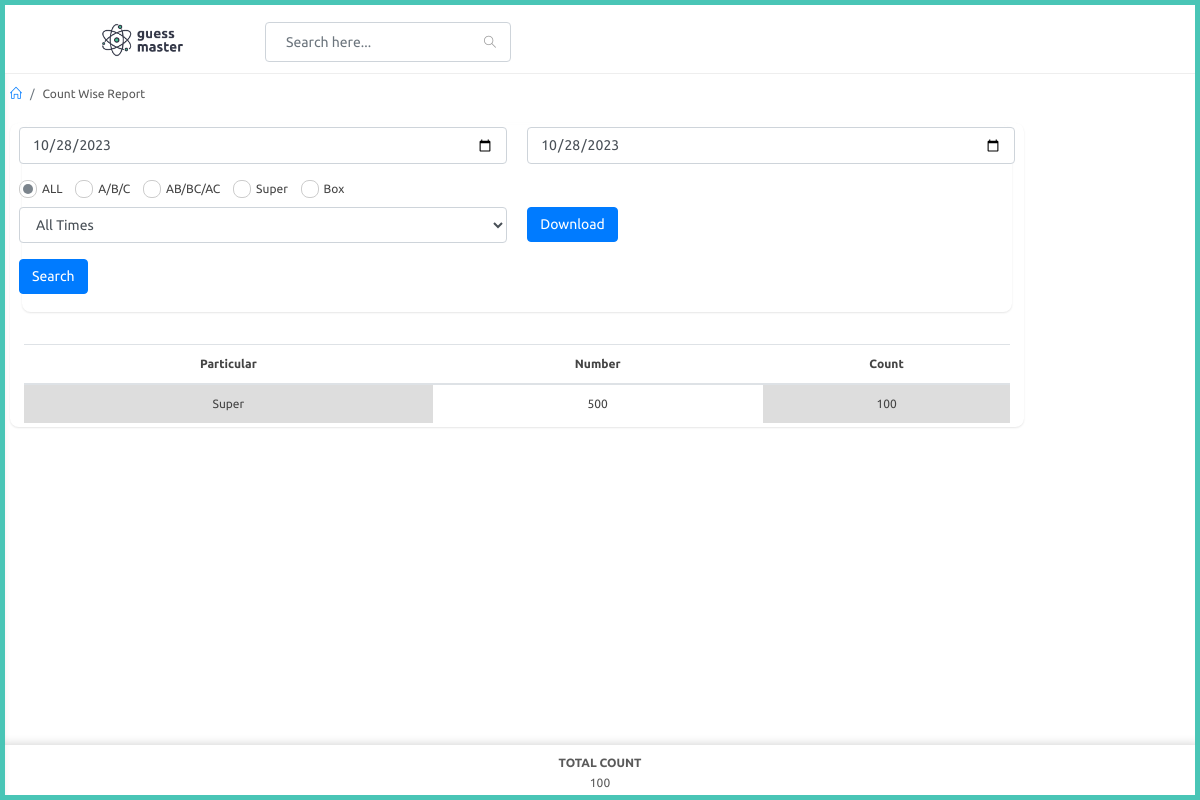
The page /adminapp/countwise-report on the database as committed earlier.
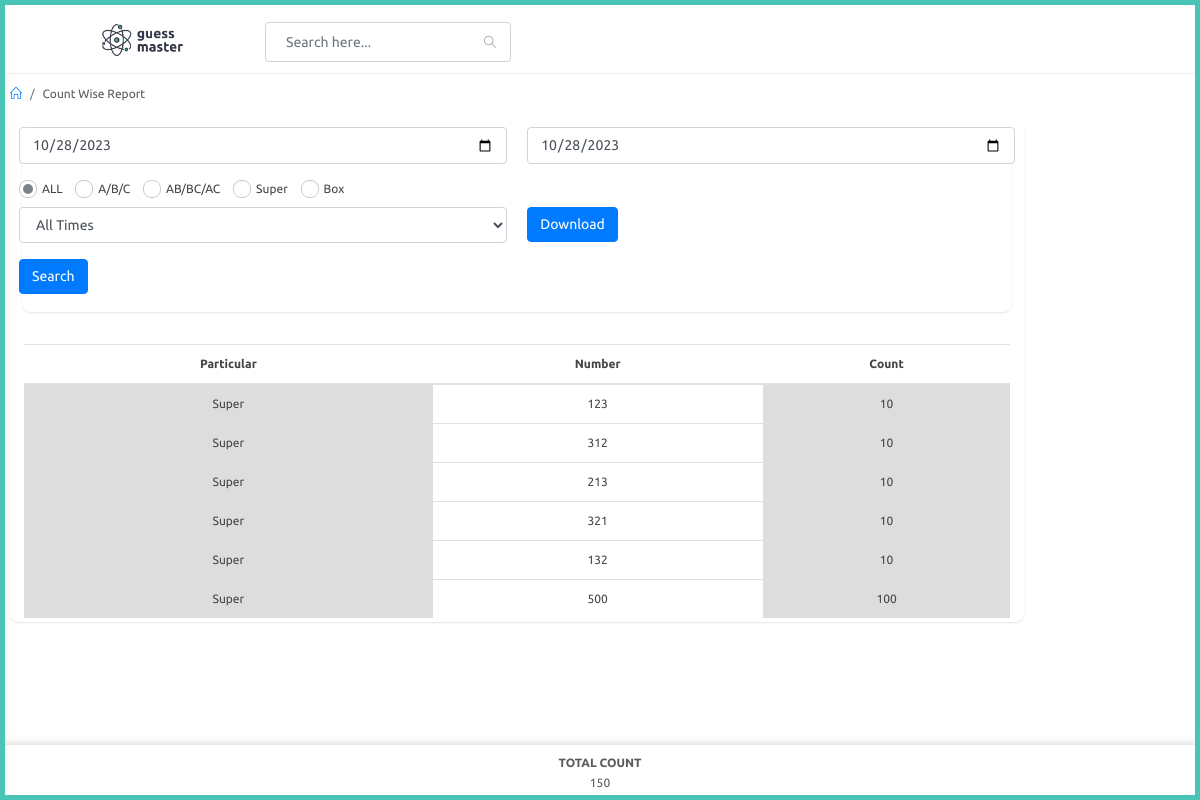
The same page on the database as committed later.
### dealer/models.py (models this page shows, shortened)
class DealerGame(models.Model):
    agent = models.ForeignKey(Agent,on_delete=models.CASCADE,null=True)
    dealer = models.ForeignKey(Dealer,on_delete=models.CASCADE,null=True)
    time = models.ForeignKey(PlayTime,on_delete=models.CASCADE,null=True)
    date = models.DateField(auto_now_add=True)
    LSK = models.CharField(max_length=100)
    number = models.CharField(max_length=100)
    count = models.IntegerField()
    d_amount = models.FloatField()
    c_amount = models.FloatField()

### agent/models.py (models this page shows, shortened)
class AgentGame(models.Model):
    agent = models.ForeignKey(Agent,on_delete=models.CASCADE,null=True)
    time = models.ForeignKey(PlayTime,on_delete=models.CASCADE,null=True)
    date = models.DateField(auto_now_add=True)
    LSK = models.CharField(max_length=100)
    number = models.CharField(max_length=100)
    count = models.IntegerField()
    d_amount = models.FloatField()
    c_amount = models.FloatField()

### adminapp/views.py (the view, shortened to what this page needs)
# urls.py: path('countwise-report',views.countwise_report,name="countwise_report"),
def countwise_report(request):
    ist = pytz.timezone('Asia/Kolkata')
    times = PlayTime.objects.filter().all()
    current_date = timezone.now().astimezone(ist).date()
    current_time = timezone.now().astimezone(ist).time()
    agent_games = AgentGame.objects.filter(date=current_date).all()
    dealer_games = DealerGame.objects.filter(date=current_date).all()
    totals_agent = AgentGame.objects.filter(date=current_date).aggregate(total_count=Sum('count'))
    totals_dealer = DealerGame.objects.filter(date=current_date).aggregate(total_count=Sum('count'))
    total_count = {'total_count': (totals_agent['total_count'] or 0) + (totals_dealer['total_count'] or 0)}
    lsk_value = []
    context = {
        'agent_games' : agent_games,
        'dealer_games' : dealer_games,
        'total_count' : total_count,
        'times' : times,
        'selected_time' : 'all'
    }
    return render(request,'adminapp/countwise_report.html',context)

### templates/adminapp/countwise_report.html (shortened to what this page needs)
{% extends 'adminapp/partials/base.html' %}
{% load static %}
{% block content %}
<div id="main-content">
    <div class="container-fluid">
        <div class="block-header">
            <div class="row">
                <div class="col-lg-5 col-md-8 col-sm-12">
                    <ul class="breadcrumb">
                        <li class="breadcrumb-item"><a href="{% url 'adminapp:index' %}"><i class="icon-home"></i></a></li>
                        <li class="breadcrumb-item">Count Wise Report</li>
                    </ul>
                </div>
            </div>
        </div>
        <div class="row clearfix" style="padding-bottom: 50px;">
            <form method="POST">
            <div class="col-lg-12 col-md-12 col-sm-12">
                <div class="card">
                    <div class="body">
                        <div class="col-lg-12">
                            <div class="card">
                                <div class="body">
                                    <div class="row clearfix">
                                        <div class="col-md-6 col-6">
                                            <div class="form-group">
                                                <input type="date" class="form-control" id="from-date" name="from-date">
                                            </div>
                                        </div>
                                        <div class="col-md-6 col-6">
                                            <div class="form-group">
                                                <input type="date" class="form-control" id="to-date" name="to-date">
                                            </div>
                                        </div>
                                        <div class="col-12">
                                            <label class="fancy-radio"><input name="select-lsk" value="all" type="radio" checked><span><i></i>ALL</span></label>
                                            <label class="fancy-radio"><input name="select-lsk" value="a_b_c" type="radio"><span><i></i>A/B/C</span></label>
                                            <label class="fancy-radio"><input name="select-lsk" value="ab_bc_ac" type="radio"><span><i></i>AB/BC/AC</span></label>
                                            <label class="fancy-radio"><input name="select-lsk" value="super" type="radio"><span><i></i>Super</span></label>
                                            <label class="fancy-radio"><input name="select-lsk" value="box" type="radio"><span><i></i>Box</span></label>
                                        </div>
                                        <div class="col-md-6 col-6">
                                            <div class="form-group">
                                                <select class="form-control show-tick ms select2" data-placeholder="Select"
                                                    name="time" id="time">
                                                    <option value="all">All Times</option>
                                                </select>
                                            </div>
                                        </div>
                                    <div class="col-md-6 col-6">
                                        <div class="form-group">
                                                <button type="button" class="btn btn-primary">Download</button>
                                            </div>
                                        </div>
                                    <div class="col-md-6 col-6">
                                        <div class="form-group">
                                                <button type="submit" class="btn btn-primary">Search</button>
                                            </div>
                                        </div>
                                    </div>
                                    </div>
                                 </div>
                                <div class="body">
                                    <div class="table-responsive">
                                        <table class="table m-b-0">
                                            <thead>
                                                <tr>
                                                     <th class="th">Particular</th>
                                                     <th class="th">Number</th>
                                                     <th class="th">Count</th>
                                                </tr>
                                            </thead>
                                            <tbody class="not-summary">
                                                {% for game in agent_games %}
                                                <tr>
                                                    <td class="td2">{{game.LSK}}</td>
                                                    <td class="td3">{{game.number}}</td>
                                                    <td class="td2">{{game.count}}</td>
                                                </tr>
                                                {% endfor %}
                                                {% for game in dealer_games %}
                                                <tr>
                                                    <td class="td2">{{game.LSK}}</td>
                                                    <td class="td3">{{game.number}}</td>
                                                    <td class="td2">{{game.count}}</td>
                                                </tr>
                                                {% endfor %}
                                            </tbody>
                                        </table>
                                    </div>
                                </div>
                            </div>
                        </div>
                    </div>
                    </div>
                </div>
            </div>
        </div>
    </div>
<nav class="navbar-bottom">
    <table>
        <thead>
            <tr>
                 <th class="th1">TOTAL COUNT</th>
            </tr>
        </thead>
        <tbody>
            <tr>
                <td class="td1">{{total_count.total_count}}</td>
            </tr>
        </tbody>
    </table>
</nav>
{% endblock %}

### templates/adminapp/partials/base.html (shortened to what this page needs)
{% load static %}
<!doctype html>
<html lang="en">
<head>
<link rel="stylesheet" href="{% static 'vendor/bootstrap/css/bootstrap.min.css' %}">
<link rel="stylesheet" href="{% static 'vendor/font-awesome/css/font-awesome.min.css' %}">
<link rel="stylesheet" href="{% static 'vendor/chartist/css/chartist.min.css' %}">
<link rel="stylesheet" href="{% static 'vendor/chartist-plugin-tooltip/chartist-plugin-tooltip.css' %}">
<link rel="stylesheet" href="{% static 'vendor/jvectormap/jquery-jvectormap-2.0.3.min.css' %}"/>
<link rel="stylesheet" href="{% static 'vendor/jquery-datatable/dataTables.bootstrap4.min.css' %}">
<link rel="stylesheet" href="{% static 'vendor/jvectormap/jquery-jvectormap-2.0.3.min.css' %}">
<link rel="stylesheet" href="{% static 'vendor/morrisjs/morris.min.css' %}">
<link rel="stylesheet" href="{% static 'vendor/bootstrap-datepicker/css/bootstrap-datepicker3.min.css' %}">
<link rel="stylesheet" href="{% static 'css/main.css' %}">
<link rel="stylesheet" href="{% static 'css/color_skins.css' %}">
</head>
<body class="theme-cyan">
<div id="wrapper">
    {% include 'adminapp/partials/header.html' %}
    {% block content %}
    {% endblock %}
</body>
</html>

### templates/adminapp/partials/header.html (shortened to what this page needs)
{% load static %}
<nav class="navbar navbar-fixed-top">
    <div class="container-fluid">
        <div class="navbar-btn">
            <button type="button" class="btn-toggle-offcanvas"><i class="lnr lnr-menu fa fa-bars"></i></button>
        </div>
        <div class="navbar-brand">
            <a href="{% url 'adminapp:index' %}"><img src="{% static 'images/guessmaster.png' %}" alt="Lucid Logo" class="img-responsive logo"></a>
        </div>
        <div class="navbar-right">
            <form id="navbar-search" class="navbar-form search-form">
                <input value="" class="form-control" placeholder="Search here..." type="text">
                <button type="button" class="btn btn-default"><i class="icon-magnifier"></i></button>
            </form>
        </div>
    </div>
</nav>

### templates/adminapp/partials/sidebar.html (shortened to what this page needs)
{% load static %}

### static/css/color_skins.css (style rules this page uses)
.theme-cyan:before,.theme-cyan:after { background:#49c5b6 }
.theme-cyan #wrapper:before,.theme-cyan #wrapper:after { background:#49c5b6 }

### templates/adminapp/countwise_report.html (style rules this page uses)
.navbar-bottom { position: fixed; bottom: 0; width: 100%; height: 55px; box-shadow: 0 0 10px rgba(0,0,0,0.2); background-color: #ffffff; overflow-x: auto; justify-content: space-evenly; display: flex; flex-direction: column; }
.th { text-align: center; }
.td2 { text-align: center; background-color: rgb(221, 221, 221); }
.td3 { text-align: center; background-color: rgb(255, 255, 255); }
.th1, .td1 { text-align: center; }

Rows that differ between the two databases and show on the page:
added AgentGame: LSK "Super", number "123", count "10"
added AgentGame: LSK "Super", number "312", count "10"
added AgentGame: LSK "Super", number "213", count "10"
added AgentGame: LSK "Super", number "321", count "10"
added AgentGame: LSK "Super", number "132", count "10"
Other text that changed with them:
{{ total_count.total_count }}: "100" → "150"
